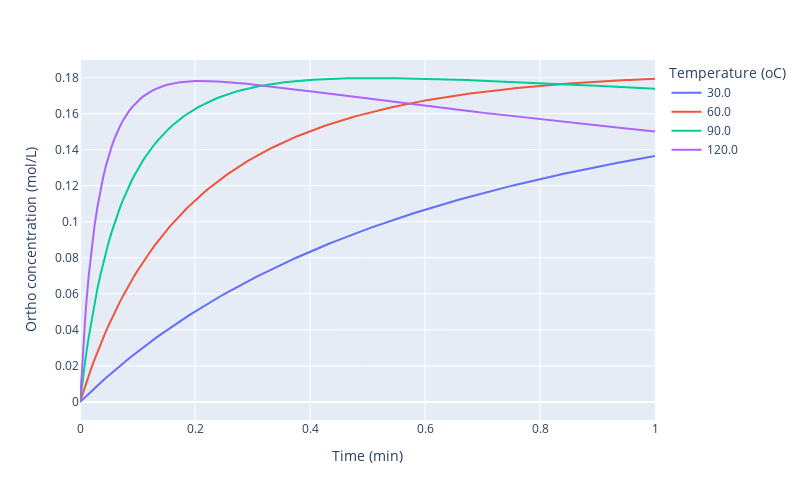

Write notebook code for a chart like this one.
### Code cell
# Target product concentration profiles under varying temperature
temperatures = np.linspace(30, 120, 4)
data = {"Time (min)": [], "Ortho concentration (mol/L)": [], "Temperature (oC)": []}
for temperature in temperatures:
    operation_params = {
        ("Temperature", None, None, None, None): temperature,
        ("Residence_Time", None, None, None, None): 1,
        ("Concentration", None, 0, None, 1): 0.4,
    }
    t, cs = pyrrolidine_snar.run(operation_params)
    for _t, _c in zip(t, cs[pyrrolidine_snar.species.index("ortho")]):
        data["Time (min)"].append(_t)
        data["Ortho concentration (mol/L)"].append(_c)
        data["Temperature (oC)"].append(temperature)
df = pd.DataFrame(data)
fig = px.line(df, x="Time (min)", y="Ortho concentration (mol/L)", color="Temperature (oC)")
fig.update_layout(width=800, height=500)
fig.show()

### Figure 1 — Plotly figure (JSON) as saved in the notebook; plotly's stock layout.template omitted (floating-point values rounded to 4 significant figures; data arrays with more than 128 entries replaced by an {"elided": "..."} marker saying what was removed)
{"data": [{"hovertemplate": "Temperature (oC)=30.0<br>Time (min)=%{x}<br>Ortho concentration (mol/L)=%{y}<extra></extra>", "legendgroup": "30.0", "line": {"color": "#636efa", "dash": "solid"}, "marker": {"symbol": "circle"}, "mode": "lines", "name": "30.0", "orientation": "v", "showlegend": true, "type": "scatter", "x": {"elided": "201 float values"}, "xaxis": "x", "y": {"elided": "201 float values"}, "yaxis": "y"}, {"hovertemplate": "Temperature (oC)=60.0<br>Time (min)=%{x}<br>Ortho concentration (mol/L)=%{y}<extra></extra>", "legendgroup": "60.0", "line": {"color": "#EF553B", "dash": "solid"}, "marker": {"symbol": "circle"}, "mode": "lines", "name": "60.0", "orientation": "v", "showlegend": true, "type": "scatter", "x": {"elided": "201 float values"}, "xaxis": "x", "y": {"elided": "201 float values"}, "yaxis": "y"}, {"hovertemplate": "Temperature (oC)=90.0<br>Time (min)=%{x}<br>Ortho concentration (mol/L)=%{y}<extra></extra>", "legendgroup": "90.0", "line": {"color": "#00cc96", "dash": "solid"}, "marker": {"symbol": "circle"}, "mode": "lines", "name": "90.0", "orientation": "v", "showlegend": true, "type": "scatter", "x": {"elided": "201 float values"}, "xaxis": "x", "y": {"elided": "201 float values"}, "yaxis": "y"}, {"hovertemplate": "Temperature (oC)=120.0<br>Time (min)=%{x}<br>Ortho concentration (mol/L)=%{y}<extra></extra>", "legendgroup": "120.0", "line": {"color": "#ab63fa", "dash": "solid"}, "marker": {"symbol": "circle"}, "mode": "lines", "name": "120.0", "orientation": "v", "showlegend": true, "type": "scatter", "x": {"elided": "201 float values"}, "xaxis": "x", "y": {"elided": "201 float values"}, "yaxis": "y"}], "layout": {"height": 500, "legend": {"title": {"text": "Temperature (oC)"}, "tracegroupgap": 0}, "margin": {"t": 60}, "width": 800, "xaxis": {"anchor": "y", "domain": [0, 1], "title": {"text": "Time (min)"}}, "yaxis": {"anchor": "x", "domain": [0, 1], "title": {"text": "Ortho concentration (mol/L)"}}}}
